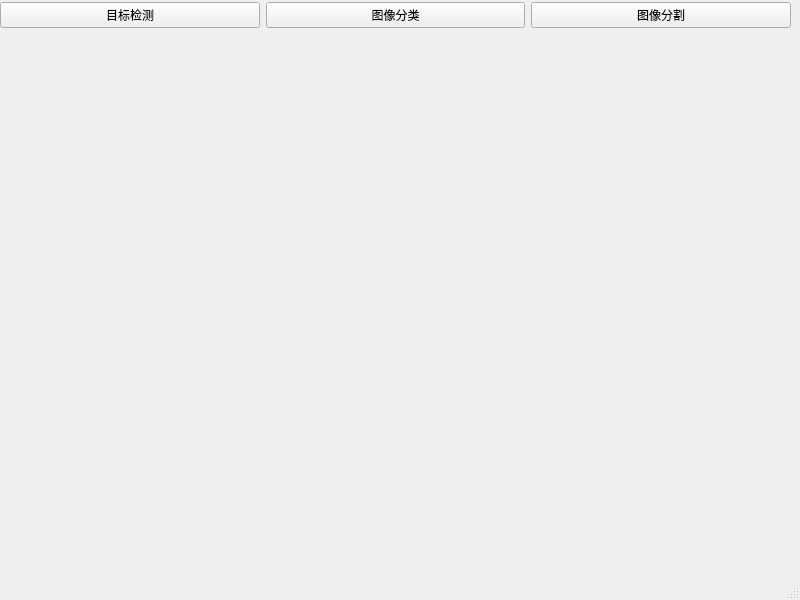
<?xml version="1.0" encoding="UTF-8"?>
<ui version="4.0">
 <class>MainWindow</class>
 <widget class="QMainWindow" name="MainWindow">
  <property name="geometry">
   <rect>
    <x>0</x>
    <y>0</y>
    <width>800</width>
    <height>600</height>
   </rect>
  </property>
  <property name="windowTitle">
   <string>MainWindow</string>
  </property>
  <widget class="QWidget" name="centralwidget">
   <widget class="QWidget" name="horizontalLayoutWidget">
    <property name="geometry">
     <rect>
      <x>0</x>
      <y>0</y>
      <width>791</width>
      <height>31</height>
     </rect>
    </property>
    <layout class="QHBoxLayout" name="horizontalLayout">
     <item>
      <widget class="QPushButton" name="pushButton_3">
       <property name="text">
        <string>目标检测</string>
       </property>
      </widget>
     </item>
     <item>
      <widget class="QPushButton" name="pushButton_2">
       <property name="text">
        <string>图像分类</string>
       </property>
      </widget>
     </item>
     <item>
      <widget class="QPushButton" name="pushButton">
       <property name="text">
        <string>图像分割</string>
       </property>
      </widget>
     </item>
    </layout>
   </widget>
  </widget>
  <widget class="QMenuBar" name="menubar">
   <property name="geometry">
    <rect>
     <x>0</x>
     <y>0</y>
     <width>800</width>
     <height>22</height>
    </rect>
   </property>
  </widget>
  <widget class="QStatusBar" name="statusbar"/>
 </widget>
 <resources/>
 <connections/>
</ui>
